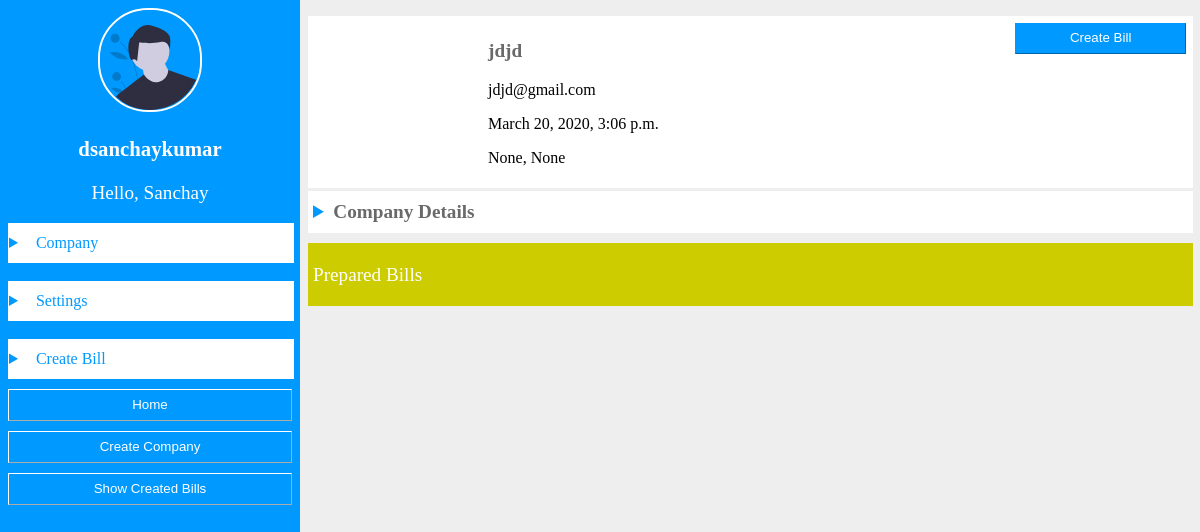
/company/3/jdjd/ (signed in), run on the app's committed database.
### authentication/models.py (models this page shows, shortened)
class UserModel(AbstractBaseUser):
    email = models.EmailField(verbose_name='email', unique=True)
    username = models.SlugField(max_length=25, unique=True)
    first_name = models.CharField(max_length=25, blank=False, null=False)
    last_name = models.CharField(max_length=25, blank=True, null=True)
    city = models.CharField(max_length=30, blank=False, null=False)
    state = models.CharField(max_length=30, blank=False, null=False)
    avatar = models.ImageField(verbose_name='avatar', upload_to='profile/pic/', blank=False, null=False)
    date_joined = models.DateTimeField(auto_now_add=True)
    active = models.BooleanField(default=False)
    is_superuser = models.BooleanField(default=False)
    is_staff = models.BooleanField(default=False)
    objects = UserManager()
    USERNAME_FIELD = 'email'
    REQUIRED_FIELDS = ['first_name', 'city', 'state']
    def get_absolute_url(self):
        return reverse('authentication:profile_url')

### company/models.py (models this page shows, shortened)
class Company(models.Model):
    user = models.ForeignKey(settings.AUTH_USER_MODEL, on_delete=models.CASCADE, related_name='company_user')
    company_name = models.CharField(max_length=50, verbose_name='Company Name')
    slug = models.SlugField(blank=True, null=True, unique=True)
    company_email = models.EmailField(unique=True, blank=True, null=True, verbose_name='Company Email')
    address = models.TextField(blank=True, null=True, verbose_name='Address')
    mobile = models.DecimalField(max_digits=10, decimal_places=0, verbose_name='Mobile')
    tel = models.DecimalField(max_digits=10, decimal_places=0, blank=True, null=True, verbose_name='Tel')
    pincode = models.DecimalField(max_digits=6, decimal_places=0, blank=True, null=True, verbose_name='Pincode')
    city = models.CharField(max_length=25, null=True, blank=True, verbose_name='City')
    state = models.CharField(max_length=25, null=True, blank=True, verbose_name='State')
    gstin_no = models.CharField(max_length=15, blank=True, null=True, verbose_name='GSTIN No')
    gst = models.CharField(max_length=15, blank=True, null=True, verbose_name='GST')
    pan_no = models.CharField(max_length=10, blank=True, null=True, verbose_name='Pan No')
    cgst_no = models.CharField(max_length=25, null=True, blank=True, verbose_name='CGST')
    sgst_no = models.CharField(max_length=25, null=True, blank=True, verbose_name='SGST')
    igst_no = models.CharField(max_length=25, null=True, blank=True, verbose_name='IGST')
    bank_name = models.CharField(max_length=50, null=True, blank=True, verbose_name='Bank Name')
    account_no = models.CharField(max_length=12, blank=True, null=True, verbose_name='Account No')
    ifsc_code = models.CharField(max_length=11, blank=True, null=True, verbose_name='IFSC Code')
    state_code = models.CharField(max_length=6, blank=True, null=True, verbose_name='State Code')
    country_code = models.IntegerField(verbose_name='Country Code')
    signature = models.ImageField(upload_to='company/sign/', blank=True, null=True)
    invoice_no = models.IntegerField(default=0, verbose_name='Invoice No')
    created = models.DateTimeField(auto_now_add=True)
    active = models.BooleanField(default=False)
    class Meta:
        verbose_name = 'Company'
        verbose_name_plural = 'Companies'
    def get_absolute_url(self):
        return reverse('company:detail_company', args=[self.pk, self.slug])
    def get_fields(self):
        results = []
        for field in Company._meta.fields:
            if not field.name in ['id', 'slug', 'user', 'signature', 'active', 'created', 'invoice_no']:
                results.append((field.verbose_name, field.value_to_string(self)))
        return results

### company/views.py (the view)
# urls.py: path('<int:pk>/<slug:slug>/', CompanyDetail.as_view(), name='detail_company'),
class CompanyDetail(LoginRequiredMixin, View):
    def get(self, request, pk, slug):
        comp = Company.objects.filter(user=request.user, active=True)
        c = get_object_or_404(Company, user=request.user, pk=pk, slug=slug, active=True)
        bills = FileStorage.objects.filter(user=request.user, company=c, active=True)
        paginator = Paginator(bills, 6)
        page = request.GET.get('page')
        try:
            bills = paginator.page(page)
        except PageNotAnInteger:
            bills = paginator.page(1)
        except EmptyPage:
            if request.is_ajax():
                return HttpResponse('')
            bills = paginator.page(paginator.num_pages)
        if request.is_ajax():
            return render(request, 'bill_display.html', {'company': comp, 'c': c, 'bills': bills})
        return render(request, 'company_detail.html', {'company': comp, 'c': c, 'bills': bills})

### company/templates/company_detail.html (shortened to what this page needs)
{% extends 'base/base.html' %}
{% load static %}
{% block link %}<link rel="stylesheet" href="{% static 'css/base/base.css' %}"/>{% endblock link %}
{% block right %}
    <div class="company-created">
					<div class="img-class">
					</div>
					<div class="title">
						<p class="main-title">{{ c.company_name }}</p>
						<p>{{ c.company_email }}</p>
						<p>{{ c.created }}</p>
						<p>{{ c.city }}, {{ c.state }}</p>
					</div>
					<div class="show-btn-cls">
						<button class="show-btn">Create Bill</button>
					</div>
				</div>
				<div class="company-details">
				<details>
					<summary>Company Details</summary>
				</details>
				</div>
				<div class="bill-msg">
					<p>Prepared Bills</p>
				</div>
{% endblock %}

### authentication/templates/base/base.html (shortened to what this page needs)
{% load static %}
<!DOCTYPE html>
<html>
	<head>
	</head>
	{% block link %}{% endblock link %}
	<body>
		<div class="split" id="split">
			<div class="left">
				<div class="profile-pic">
		<p class="username">{{ user.username }}</p>
		<p class="full-name">Hello, {{ user.first_name }}</p>
		<div class="company-list">
			<details>
				<summary><span class="detail-summary">Company</span></summary>
			</details>
		</div><br>
		<div class="company-list">
			<details>
				<summary><span class="detail-summary">Settings</span></summary>
			</details>
		</div><br>
		<div class="company-list">
			<details>
				<summary><span class="detail-summary">Create Bill</span></summary>
			</details>
		</div>
		<a href="{{ user.get_absolute_url }}"><button class="bill-btn">Home</button></a>
		<a href="{% url 'company:create_company' %}"><button class="bill-btn">Create Company</button></a>
		<button class="bill-btn">Show Created Bills</button>
		</div>
			</div>
			<div class="right" id="right">
				{% block right %}
                {% endblock right %}
			</div>
		</div>
	</body>
</html>

### authentication/static/css/base/base.css (style rules this page uses)
body { margin:0; }
.split { display:grid; grid-template-rows:auto auto; height:100%; }
.left { background:#0099ff; padding:8px; }
.right { background:#eee; overflow-y: none; padding:8px; }
.profile-pic { width:100%; height:100%; text-align:center; }
.profile-img { width:100px; height:100px; border-radius:50px; border-color:#fff; border-width:2px; border-style:solid; }
.username { font-size:1.3em; color:#fff; font-weight:900; }
.full-name { color:#fff; font-size:1.2em; }
.company-list { width:100%; border-style:solid; border-width:1px; border-color:#fff; text-align:left; padding-top:10px; padding-bottom:10px; background:#fff; }
details { user-select:none; }
.detail-summary { color:#0099ff; padding-left:10px; }
summary { width:100%; }
summary::marker { color:#0099ff; }
.bill-btn { width:100%; height:2rem; background:#0099ff; border-width:1px; border-color:#fff; margin-top:10px; color:#fff; }
.company-created { display:grid; grid-template-columns:repeat(auto-fit, minmax(15rem, 1fr)); background:#fff; width:99%; margin-top:8px; padding:5px; }
.img-class { text-align:center; }
.title { text-align:center; }
.main-title { font-weight: 800; color:#696969; font-size: 1.2em; }
.show-btn { width:100%; line-height:2em; background:#0099ff; color:#fff; border-color:#0099ff; border-width:1px; }
.show-btn-cls { text-align:center; padding:2px; }
.company-details { width:99%; padding-top:10px; padding-bottom:10px; padding-left:5px; padding-right:5px; background:#fff; margin-top:3px; }
.company-details details summary { color:#696969; font-weight:700; font-size:1.2em; }
.bill-msg { width:99%; padding:1px 5px 1px 5px; background:#CCCC00; color:#fff; font-size:1.2em; margin-top:10px; }
@media screen and (min-width:800px) { .split { display:grid; grid-template-rows:none; grid-template-columns:1fr 3fr; position:fixed; width:100%; height:100%; } }
@media screen and (min-width:800px) { .left { height:100%; } }
@media screen and (min-width:800px) { .company-created { display:grid; grid-template-columns:1fr 3fr 1fr; } }
@media screen and (min-width:800px) { .right { overflow-y: auto; } }
@media screen and (min-width:800px) { .title { text-align:left; } }

### data on the page
UserModel: username "dsanchaykumar", first_name "Sanchay"
Company: company_name "jdjd", company_email "jdjd@gmail.com", created "March 20, 2020, 3:06 p.m.", city "None", state "None"
